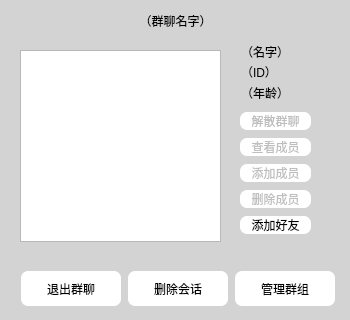
<?xml version="1.0" encoding="UTF-8"?>
<ui version="4.0">
 <class>GroupShow</class>
 <widget class="QDialog" name="GroupShow">
  <property name="geometry">
   <rect>
    <x>0</x>
    <y>0</y>
    <width>350</width>
    <height>320</height>
   </rect>
  </property>
  <property name="minimumSize">
   <size>
    <width>350</width>
    <height>320</height>
   </size>
  </property>
  <property name="maximumSize">
   <size>
    <width>350</width>
    <height>320</height>
   </size>
  </property>
  <property name="windowTitle">
   <string>Dialog</string>
  </property>
  <property name="styleSheet">
   <string notr="true">QDialog
{
background-color: rgb(211,211,211);
border-top-left-radius : 15px;
}
QLabel
{
	font: 9pt &quot;微软雅黑&quot;;
}
</string>
  </property>
  <widget class="QListView" name="listView">
   <property name="geometry">
    <rect>
     <x>20</x>
     <y>50</y>
     <width>201</width>
     <height>192</height>
    </rect>
   </property>
  </widget>
  <widget class="QLabel" name="groupName">
   <property name="geometry">
    <rect>
     <x>40</x>
     <y>10</y>
     <width>271</width>
     <height>21</height>
    </rect>
   </property>
   <property name="text">
    <string>（群聊名字）</string>
   </property>
   <property name="alignment">
    <set>Qt::AlignCenter</set>
   </property>
  </widget>
  <widget class="QWidget" name="layoutWidget">
   <property name="geometry">
    <rect>
     <x>20</x>
     <y>270</y>
     <width>316</width>
     <height>37</height>
    </rect>
   </property>
   <layout class="QGridLayout" name="gridLayout">
    <item row="0" column="0">
     <widget class="QPushButton" name="btnQuit">
      <property name="minimumSize">
       <size>
        <width>100</width>
        <height>35</height>
       </size>
      </property>
      <property name="maximumSize">
       <size>
        <width>100</width>
        <height>35</height>
       </size>
      </property>
      <property name="styleSheet">
       <string notr="true">QPushButton
{
	font: 9pt &quot;微软雅黑&quot;;
	border-radius :7px;
	background-color: rgb(255,255,255);
}
QPushButton:hover
{
	background-color: rgb(169,189,35);
}</string>
      </property>
      <property name="text">
       <string>退出群聊</string>
      </property>
     </widget>
    </item>
    <item row="0" column="1">
     <widget class="QPushButton" name="btnDelete">
      <property name="minimumSize">
       <size>
        <width>100</width>
        <height>35</height>
       </size>
      </property>
      <property name="maximumSize">
       <size>
        <width>100</width>
        <height>35</height>
       </size>
      </property>
      <property name="styleSheet">
       <string notr="true">QPushButton
{
	font: 9pt &quot;微软雅黑&quot;;
	border-radius :7px;
	background-color: rgb(255,255,255);
}
QPushButton:hover
{
	background-color: rgb(169,189,35);
}</string>
      </property>
      <property name="text">
       <string>删除会话</string>
      </property>
     </widget>
    </item>
    <item row="0" column="2">
     <widget class="QPushButton" name="btnEdit">
      <property name="minimumSize">
       <size>
        <width>100</width>
        <height>35</height>
       </size>
      </property>
      <property name="maximumSize">
       <size>
        <width>100</width>
        <height>35</height>
       </size>
      </property>
      <property name="styleSheet">
       <string notr="true">QPushButton
{
	font: 9pt &quot;微软雅黑&quot;;
	border-radius :7px;
	background-color: rgb(255,255,255);
}
QPushButton:hover
{
	background-color: rgb(169,189,35);
}</string>
      </property>
      <property name="text">
       <string>管理群组</string>
      </property>
     </widget>
    </item>
   </layout>
  </widget>
  <widget class="QWidget" name="layoutWidget">
   <property name="geometry">
    <rect>
     <x>241</x>
     <y>41</y>
     <width>62</width>
     <height>62</height>
    </rect>
   </property>
   <layout class="QVBoxLayout" name="verticalLayout">
    <property name="spacing">
     <number>0</number>
    </property>
    <item>
     <widget class="QLabel" name="nameLabel">
      <property name="text">
       <string>（名字）</string>
      </property>
     </widget>
    </item>
    <item>
     <widget class="QLabel" name="idLabel">
      <property name="text">
       <string>（ID）</string>
      </property>
     </widget>
    </item>
    <item>
     <widget class="QLabel" name="ageLabel">
      <property name="text">
       <string>（年龄）</string>
      </property>
     </widget>
    </item>
   </layout>
  </widget>
  <widget class="QWidget" name="layoutWidget">
   <property name="geometry">
    <rect>
     <x>240</x>
     <y>110</y>
     <width>71</width>
     <height>130</height>
    </rect>
   </property>
   <layout class="QVBoxLayout" name="verticalLayout_2">
    <item>
     <widget class="QPushButton" name="btnDeleteAll">
      <property name="enabled">
       <bool>false</bool>
      </property>
      <property name="styleSheet">
       <string notr="true">QPushButton
{
	font: 9pt &quot;微软雅黑&quot;;
	border-radius :7px;
	background-color: rgb(255,255,255);
}
QPushButton:hover
{
	background-color: rgb(169,189,35);
}</string>
      </property>
      <property name="text">
       <string>解散群聊</string>
      </property>
     </widget>
    </item>
    <item>
     <widget class="QPushButton" name="btnAddMember_2">
      <property name="enabled">
       <bool>false</bool>
      </property>
      <property name="styleSheet">
       <string notr="true">QPushButton
{
	font: 9pt &quot;微软雅黑&quot;;
	border-radius :7px;
	background-color: rgb(255,255,255);
}
QPushButton:hover
{
	background-color: rgb(169,189,35);
}</string>
      </property>
      <property name="text">
       <string>查看成员</string>
      </property>
     </widget>
    </item>
    <item>
     <widget class="QPushButton" name="btnAddMember">
      <property name="enabled">
       <bool>false</bool>
      </property>
      <property name="styleSheet">
       <string notr="true">QPushButton
{
	font: 9pt &quot;微软雅黑&quot;;
	border-radius :7px;
	background-color: rgb(255,255,255);
}
QPushButton:hover
{
	background-color: rgb(169,189,35);
}</string>
      </property>
      <property name="text">
       <string>添加成员</string>
      </property>
     </widget>
    </item>
    <item>
     <widget class="QPushButton" name="btnDeleteMember">
      <property name="enabled">
       <bool>false</bool>
      </property>
      <property name="styleSheet">
       <string notr="true">QPushButton
{
	font: 9pt &quot;微软雅黑&quot;;
	border-radius :7px;
	background-color: rgb(255,255,255);
}
QPushButton:hover
{
	background-color: rgb(169,189,35);
}</string>
      </property>
      <property name="text">
       <string>删除成员</string>
      </property>
     </widget>
    </item>
    <item>
     <widget class="QPushButton" name="btnAdd">
      <property name="styleSheet">
       <string notr="true">QPushButton
{
	font: 9pt &quot;微软雅黑&quot;;
	border-radius :7px;
	background-color: rgb(255,255,255);
}
QPushButton:hover
{
	background-color: rgb(169,189,35);
}</string>
      </property>
      <property name="text">
       <string>添加好友</string>
      </property>
     </widget>
    </item>
   </layout>
  </widget>
 </widget>
 <resources/>
 <connections/>
</ui>
